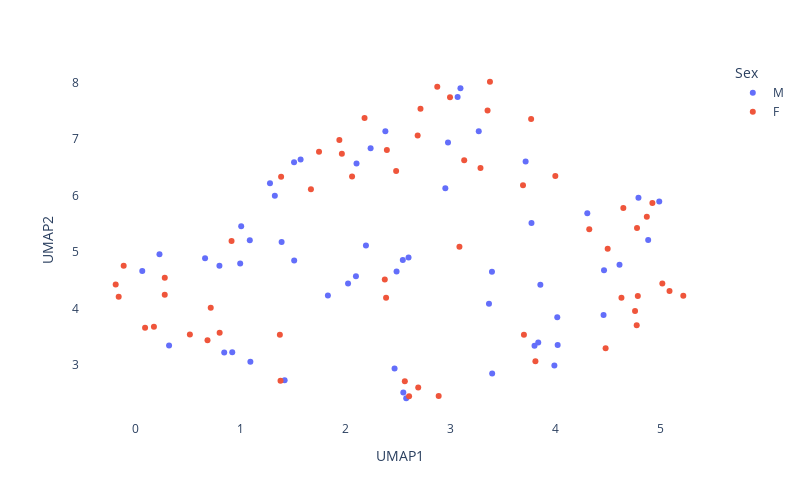

Notebook source saved alongside this figure:
### Code cell
# Create a scatter plot with an OLS trendline
fig = px.scatter(merged_df, x='UMAP1', y='UMAP2',  color="Sex")
fig.update_layout(
    autosize=False,
    plot_bgcolor='rgba(0,0,0,0)',
    #paper_bgcolor='rgba(0,0,0,0)',
    width=800,
    height=500
)
fig.show()
fig.write_html("results/umap_morphologica_descriptors.html")

### Figure 1 — Plotly figure (JSON) as saved in the notebook; plotly's stock layout.template omitted (floating-point values rounded to 4 significant figures)
{"data": [{"hovertemplate": "Sex=M<br>UMAP1=%{x}<br>UMAP2=%{y}<extra></extra>", "legendgroup": "M", "marker": {"color": "#636efa", "symbol": "circle"}, "mode": "markers", "name": "M", "orientation": "v", "showlegend": true, "type": "scatter", "x": [1.511, 4.609, 1.28, 1.572, 1.094, 0.3195, 3.067, 4.016, 0.8446, 2.55, 2.024, 1.088, 0.228, 2.194, 1.42, 3.268, 2.104, 0.9968, 2.467, 3.094, 2.578, 4.02, 3.855, 2.95, 4.461, 1.006, 1.327, 2.6, 3.366, 0.799, 2.486, 0.6621, 4.882, 3.396, 3.715, 1.391, 3.394, 3.799, 0.06426, 3.989, 2.975, 2.379, 3.771, 0.9211, 4.789, 2.545, 4.457, 4.987, 1.51, 2.238, 3.835, 4.302, 1.832, 2.099], "xaxis": "x", "y": [4.85, 4.773, 6.22, 6.641, 3.055, 3.343, 7.746, 3.846, 3.22, 2.511, 4.443, 5.21, 4.961, 5.114, 2.731, 7.141, 6.57, 4.796, 2.939, 7.902, 2.41, 3.355, 4.422, 6.13, 4.677, 5.457, 5.996, 4.906, 4.085, 4.759, 4.657, 4.89, 5.215, 2.849, 6.602, 5.179, 4.652, 3.339, 4.665, 2.991, 6.938, 7.139, 5.513, 3.225, 5.963, 4.861, 3.884, 5.897, 6.589, 6.837, 3.396, 5.689, 4.232, 4.573], "yaxis": "y"}, {"hovertemplate": "Sex=F<br>UMAP1=%{x}<br>UMAP2=%{y}<extra></extra>", "legendgroup": "F", "marker": {"color": "#EF553B", "symbol": "circle"}, "mode": "markers", "name": "F", "orientation": "v", "showlegend": true, "type": "scatter", "x": [0.2786, 1.67, 3.352, 3.285, 1.747, 3.998, 4.772, 4.783, 2.995, 3.375, 0.801, 2.873, 5.085, 4.869, 3.699, 2.393, 3.767, 1.381, 0.09112, 2.374, 5.216, 1.374, 2.062, 4.476, 2.605, 2.887, 3.13, 5.017, 4.321, 2.564, 4.775, 1.941, 2.692, 2.386, 0.1752, -0.1603, 0.2782, -0.1127, 2.181, 2.482, 4.627, 4.645, 0.7162, 2.687, 0.9143, 0.6854, 0.5174, 3.084, -0.1888, 1.386, 4.757, 4.496, 1.965, 4.922, 2.714, 3.69, 3.808], "xaxis": "x", "y": [4.544, 6.111, 7.509, 6.489, 6.779, 6.345, 3.705, 4.221, 7.741, 8.017, 3.568, 7.929, 4.311, 5.623, 3.535, 6.809, 7.359, 2.719, 3.66, 4.516, 4.228, 3.537, 6.338, 3.297, 2.446, 2.449, 6.625, 4.442, 5.406, 2.713, 5.428, 6.986, 2.599, 4.19, 3.677, 4.208, 4.244, 4.756, 7.377, 6.435, 4.191, 5.779, 4.015, 7.065, 5.196, 3.439, 3.54, 5.095, 4.426, 6.333, 3.954, 5.058, 6.743, 5.868, 7.538, 6.185, 3.065], "yaxis": "y"}], "layout": {"autosize": false, "height": 500, "legend": {"title": {"text": "Sex"}, "tracegroupgap": 0}, "margin": {"t": 60}, "plot_bgcolor": "rgba(0, 0, 0, 0)", "width": 800, "xaxis": {"anchor": "y", "autorange": true, "domain": [0, 1], "range": [-0.5287, 5.556], "title": {"text": "UMAP1"}, "type": "linear"}, "yaxis": {"anchor": "x", "autorange": true, "domain": [0, 1], "range": [2.025, 8.402], "title": {"text": "UMAP2"}, "type": "linear"}}}
